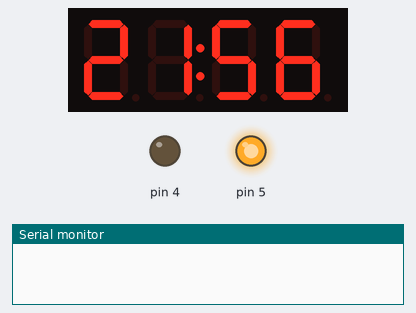
This sketch was run on a simulated Arduino Uno, built with avr-gcc and run on an emulated ATmega328P. On the bench: 4-digit seven-segment display, output pins drawn as LEDs (lit = HIGH), the last lines printed to the serial monitor.

Above: at 0.75 s.
At 3.1 s:
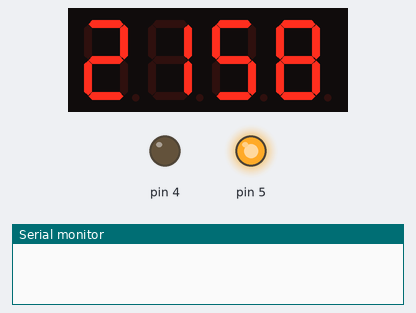
At 5.1 s:
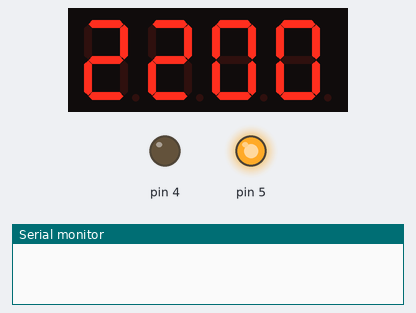
At 10.1 s:
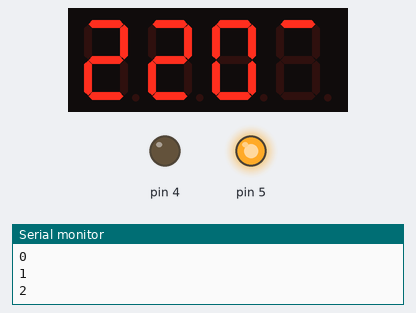
At 20.1 s:
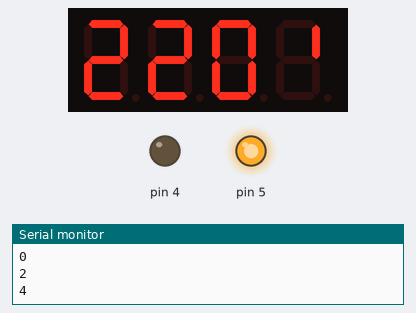
At 30.1 s:
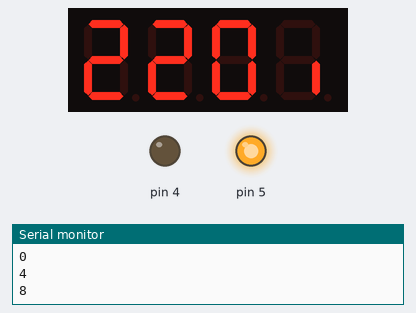

The sketch:

tm1637_clock.ino
```cpp
 /*
   Пример вывода на дисплей с регистром TM1637
   показывает все возможности библиотеки GyverTM1637
   AlexGyver Technologies http://alexgyver.ru/
*/

#define CLK 2
#define DIO 3

#include "GyverTM1637.h"
GyverTM1637 disp(CLK, DIO);

uint32_t Now, clocktimer;
boolean flag;

void setup() {
  Serial.begin(115200);
  disp.clear();
  disp.brightness(7);  // яркость, 0 - 7 (минимум - максимум)
  pinMode(4, OUTPUT);
  pinMode(5, OUTPUT);
  digitalWrite(4, LOW);
  digitalWrite(5, HIGH);
  Now = millis();
  clocktimer = 1;
}

void loop() {
twistClock();
test();
}

void test(){
  byte hrs, mins;
  hrs  = clocktimer / 100;
  mins = clocktimer % 512;
  if (millis() - Now > 1000){
    disp.displayByte(3, mins);    // выводим время
    clocktimer *= 2;
    Now = millis();
    Serial.println(hrs);
    Serial.println(mins);
    Serial.println(clocktimer);
  }

}

void twistClock() {
  byte hrs = 21, mins = 55;
  uint32_t tmr;
  Now = millis();
  while (millis () - Now < 10000) {   // каждые 10 секунд
    if (millis() - tmr > 500) {       // каждые полсекунды
      tmr = millis();
      flag = !flag;
      disp.point(flag);   // выкл/выкл точки

      if (flag) {
        // ***** часы! ****
        mins ++;
        if (mins > 59) {
          mins = 0;
          hrs++;
          if (hrs > 24) hrs = 0;
        }
        // ***** часы! ****
        disp.displayClock(hrs, mins);    // выводим время
      }
    }
  }
  disp.point(0);   // выкл точки
}
```

Measured:
- what the display in image 1 shows lasts 0.5 s, from 3.0 s to 3.5 s
